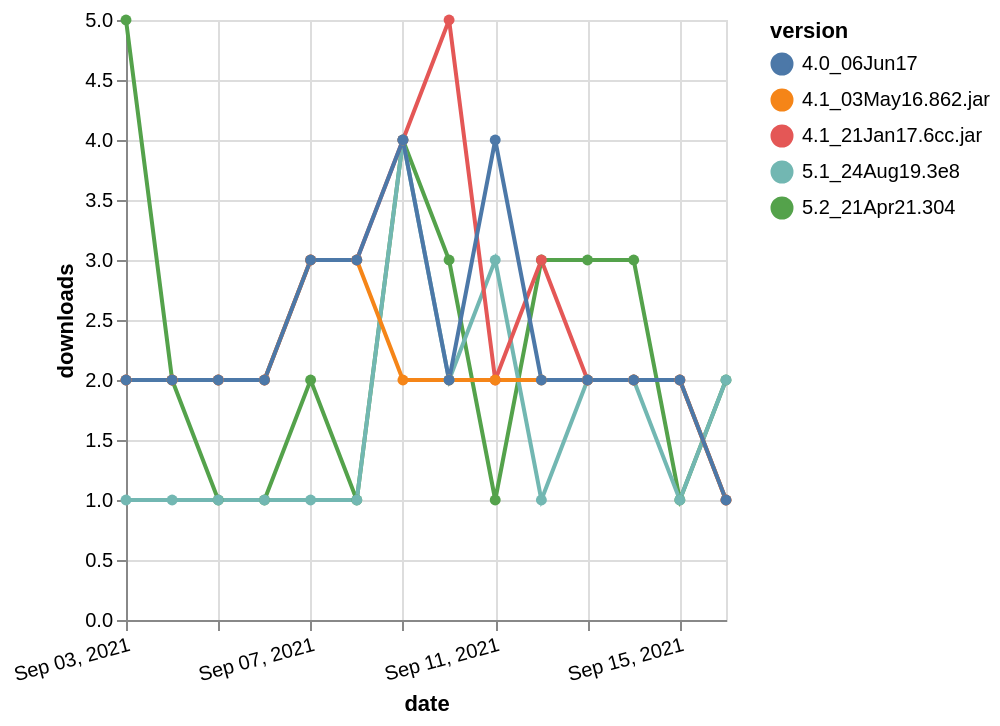

Specify this chart in Vega-Lite:
### Vega-Lite specification from a JSON file in a GitHub repository (floating-point values rounded to 4 significant figures)
{"$schema": "https://vega.github.io/schema/vega-lite/v5.json", "description": "A simple bar chart with embedded data.", "data": {"values": [{"date": "2021-09-03", "total": 227, "delta": 5, "version": "5.2_21Apr21.304"}, {"date": "2021-09-04", "total": 229, "delta": 2, "version": "5.2_21Apr21.304"}, {"date": "2021-09-05", "total": 230, "delta": 1, "version": "5.2_21Apr21.304"}, {"date": "2021-09-06", "total": 231, "delta": 1, "version": "5.2_21Apr21.304"}, {"date": "2021-09-07", "total": 233, "delta": 2, "version": "5.2_21Apr21.304"}, {"date": "2021-09-08", "total": 234, "delta": 1, "version": "5.2_21Apr21.304"}, {"date": "2021-09-09", "total": 238, "delta": 4, "version": "5.2_21Apr21.304"}, {"date": "2021-09-10", "total": 241, "delta": 3, "version": "5.2_21Apr21.304"}, {"date": "2021-09-11", "total": 242, "delta": 1, "version": "5.2_21Apr21.304"}, {"date": "2021-09-12", "total": 245, "delta": 3, "version": "5.2_21Apr21.304"}, {"date": "2021-09-13", "total": 248, "delta": 3, "version": "5.2_21Apr21.304"}, {"date": "2021-09-14", "total": 251, "delta": 3, "version": "5.2_21Apr21.304"}, {"date": "2021-09-15", "total": 252, "delta": 1, "version": "5.2_21Apr21.304"}, {"date": "2021-09-16", "total": 254, "delta": 2, "version": "5.2_21Apr21.304"}, {"date": "2021-09-03", "total": 1794, "delta": 1, "version": "5.1_24Aug19.3e8"}, {"date": "2021-09-04", "total": 1795, "delta": 1, "version": "5.1_24Aug19.3e8"}, {"date": "2021-09-05", "total": 1796, "delta": 1, "version": "5.1_24Aug19.3e8"}, {"date": "2021-09-06", "total": 1797, "delta": 1, "version": "5.1_24Aug19.3e8"}, {"date": "2021-09-07", "total": 1798, "delta": 1, "version": "5.1_24Aug19.3e8"}, {"date": "2021-09-08", "total": 1799, "delta": 1, "version": "5.1_24Aug19.3e8"}, {"date": "2021-09-09", "total": 1803, "delta": 4, "version": "5.1_24Aug19.3e8"}, {"date": "2021-09-10", "total": 1805, "delta": 2, "version": "5.1_24Aug19.3e8"}, {"date": "2021-09-11", "total": 1808, "delta": 3, "version": "5.1_24Aug19.3e8"}, {"date": "2021-09-12", "total": 1809, "delta": 1, "version": "5.1_24Aug19.3e8"}, {"date": "2021-09-13", "total": 1811, "delta": 2, "version": "5.1_24Aug19.3e8"}, {"date": "2021-09-14", "total": 1813, "delta": 2, "version": "5.1_24Aug19.3e8"}, {"date": "2021-09-15", "total": 1814, "delta": 1, "version": "5.1_24Aug19.3e8"}, {"date": "2021-09-16", "total": 1816, "delta": 2, "version": "5.1_24Aug19.3e8"}, {"date": "2021-09-03", "total": 3524, "delta": 2, "version": "4.1_21Jan17.6cc.jar"}, {"date": "2021-09-04", "total": 3526, "delta": 2, "version": "4.1_21Jan17.6cc.jar"}, {"date": "2021-09-05", "total": 3528, "delta": 2, "version": "4.1_21Jan17.6cc.jar"}, {"date": "2021-09-06", "total": 3530, "delta": 2, "version": "4.1_21Jan17.6cc.jar"}, {"date": "2021-09-07", "total": 3533, "delta": 3, "version": "4.1_21Jan17.6cc.jar"}, {"date": "2021-09-08", "total": 3536, "delta": 3, "version": "4.1_21Jan17.6cc.jar"}, {"date": "2021-09-09", "total": 3540, "delta": 4, "version": "4.1_21Jan17.6cc.jar"}, {"date": "2021-09-10", "total": 3545, "delta": 5, "version": "4.1_21Jan17.6cc.jar"}, {"date": "2021-09-11", "total": 3547, "delta": 2, "version": "4.1_21Jan17.6cc.jar"}, {"date": "2021-09-12", "total": 3550, "delta": 3, "version": "4.1_21Jan17.6cc.jar"}, {"date": "2021-09-13", "total": 3552, "delta": 2, "version": "4.1_21Jan17.6cc.jar"}, {"date": "2021-09-14", "total": 3554, "delta": 2, "version": "4.1_21Jan17.6cc.jar"}, {"date": "2021-09-15", "total": 3556, "delta": 2, "version": "4.1_21Jan17.6cc.jar"}, {"date": "2021-09-16", "total": 3557, "delta": 1, "version": "4.1_21Jan17.6cc.jar"}, {"date": "2021-09-03", "total": 3001, "delta": 2, "version": "4.1_03May16.862.jar"}, {"date": "2021-09-04", "total": 3003, "delta": 2, "version": "4.1_03May16.862.jar"}, {"date": "2021-09-05", "total": 3005, "delta": 2, "version": "4.1_03May16.862.jar"}, {"date": "2021-09-06", "total": 3007, "delta": 2, "version": "4.1_03May16.862.jar"}, {"date": "2021-09-07", "total": 3010, "delta": 3, "version": "4.1_03May16.862.jar"}, {"date": "2021-09-08", "total": 3013, "delta": 3, "version": "4.1_03May16.862.jar"}, {"date": "2021-09-09", "total": 3015, "delta": 2, "version": "4.1_03May16.862.jar"}, {"date": "2021-09-10", "total": 3017, "delta": 2, "version": "4.1_03May16.862.jar"}, {"date": "2021-09-11", "total": 3019, "delta": 2, "version": "4.1_03May16.862.jar"}, {"date": "2021-09-12", "total": 3021, "delta": 2, "version": "4.1_03May16.862.jar"}, {"date": "2021-09-13", "total": 3023, "delta": 2, "version": "4.1_03May16.862.jar"}, {"date": "2021-09-14", "total": 3025, "delta": 2, "version": "4.1_03May16.862.jar"}, {"date": "2021-09-15", "total": 3027, "delta": 2, "version": "4.1_03May16.862.jar"}, {"date": "2021-09-16", "total": 3028, "delta": 1, "version": "4.1_03May16.862.jar"}, {"date": "2021-09-03", "total": 2925, "delta": 2, "version": "4.0_06Jun17"}, {"date": "2021-09-04", "total": 2927, "delta": 2, "version": "4.0_06Jun17"}, {"date": "2021-09-05", "total": 2929, "delta": 2, "version": "4.0_06Jun17"}, {"date": "2021-09-06", "total": 2931, "delta": 2, "version": "4.0_06Jun17"}, {"date": "2021-09-07", "total": 2934, "delta": 3, "version": "4.0_06Jun17"}, {"date": "2021-09-08", "total": 2937, "delta": 3, "version": "4.0_06Jun17"}, {"date": "2021-09-09", "total": 2941, "delta": 4, "version": "4.0_06Jun17"}, {"date": "2021-09-10", "total": 2943, "delta": 2, "version": "4.0_06Jun17"}, {"date": "2021-09-11", "total": 2947, "delta": 4, "version": "4.0_06Jun17"}, {"date": "2021-09-12", "total": 2949, "delta": 2, "version": "4.0_06Jun17"}, {"date": "2021-09-13", "total": 2951, "delta": 2, "version": "4.0_06Jun17"}, {"date": "2021-09-14", "total": 2953, "delta": 2, "version": "4.0_06Jun17"}, {"date": "2021-09-15", "total": 2955, "delta": 2, "version": "4.0_06Jun17"}, {"date": "2021-09-16", "total": 2956, "delta": 1, "version": "4.0_06Jun17"}]}, "width": "container", "mark": {"type": "line", "point": {"filled": true}}, "encoding": {"x": {"field": "date", "type": "temporal", "timeUnit": "yearmonthdate", "title": "date", "axis": {"labelAngle": -15}}, "y": {"field": "delta", "type": "quantitative", "title": "downloads"}, "color": {"field": "version", "type": "nominal"}, "tooltip": {"field": "delta"}}}
